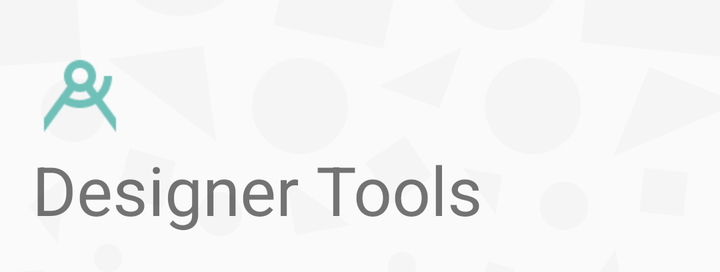
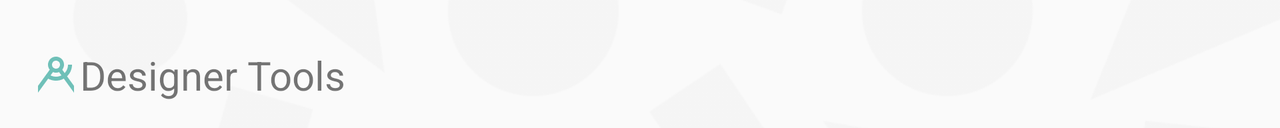

An Android layout and its configuration variant, each rendered on a device that would load it. The default file and the variant file are quoted in full after the pictures.
<!-- AndroidManifest.xml: application theme AppTheme -->
<!-- res/layout/app_header.xml -->
<?xml version="1.0" encoding="utf-8"?>

<RelativeLayout xmlns:android="http://schemas.android.com/apk/res/android"
    android:layout_width="match_parent"
    android:layout_height="136dp"
    android:orientation="vertical">

    <ImageView
        android:layout_width="match_parent"
        android:layout_height="match_parent"
        android:src="@drawable/img_header_bg"
        android:scaleType="center"/>

    <ImageView
        android:id="@+id/header_glyph"
        android:layout_width="48dp"
        android:layout_height="48dp"
        android:layout_marginTop="24dp"
        android:layout_marginStart="16dp"
        android:src="@drawable/ic_header_glyph"/>

    <TextView
        android:layout_width="wrap_content"
        android:layout_height="wrap_content"
        android:layout_below="@id/header_glyph"
        android:layout_alignStart="@id/header_glyph"
        android:textSize="34sp"
        android:text="@string/app_name"/>

</RelativeLayout>
<!-- resources referenced by this layout -->
<resources>
  <!-- drawable ic_header_glyph: vector/xml drawable (drawable, 2134 chars, omitted) -->
  <!-- drawable img_header_bg: png bitmap (drawable-nodpi, 37175 bytes) -->
  <string name="app_name">Designer Tools</string>
  <style name="AppTheme" parent="@android:style/Theme.Material.Light.NoActionBar">
          
          <item name="android:colorPrimary">@color/colorPrimary</item>
          <item name="android:colorPrimaryDark">@color/colorPrimaryDark</item>
          <item name="android:colorAccent">@color/colorAccent</item>
          <item name="android:textColorPrimary">@color/textColorPrimary</item>
          <item name="android:textColorSecondary">@color/textColorSecondary</item>
          <item name="android:windowLightStatusBar">true</item>
  
      </style>
  <color name="colorPrimary">#3F51B5</color>
  <color name="colorPrimaryDark">#ffffff</color>
  <color name="colorAccent">#FF4081</color>
  <color name="textColorPrimary">#deffffff</color>
  <color name="textColorSecondary">#8affffff</color>
</resources>
<!-- res/layout-land/app_header.xml (the repository's variant of the layout above) -->
<!-- drawn on the phone turned sideways -->
<?xml version="1.0" encoding="utf-8"?>

<FrameLayout xmlns:android="http://schemas.android.com/apk/res/android"
    android:layout_width="match_parent"
    android:layout_height="64dp">

    <ImageView
        android:layout_width="match_parent"
        android:layout_height="match_parent"
        android:src="@drawable/img_header_bg"
        android:scaleType="centerCrop"/>

    <TextView
        android:layout_width="wrap_content"
        android:layout_height="wrap_content"
        android:layout_marginTop="24dp"
        android:layout_marginStart="16dp"
        android:textSize="20sp"
        android:text="@string/app_name"
        android:drawableStart="@drawable/ic_header_glyph"/>

</FrameLayout>
